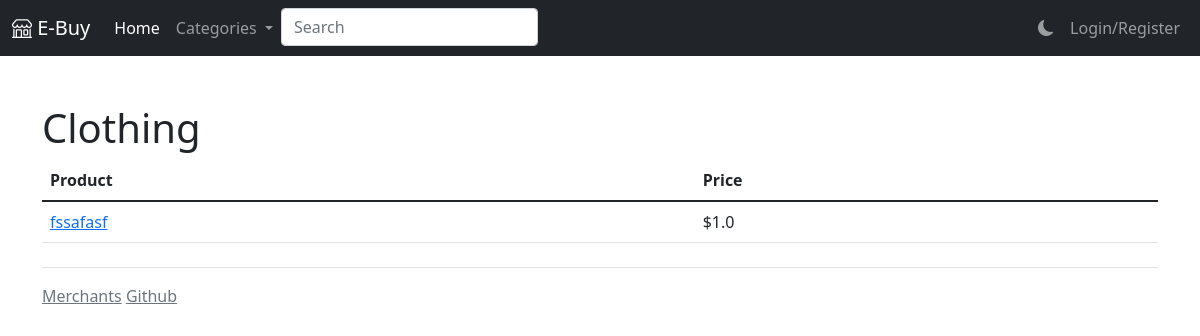
The page /category/1 on the database as committed earlier.
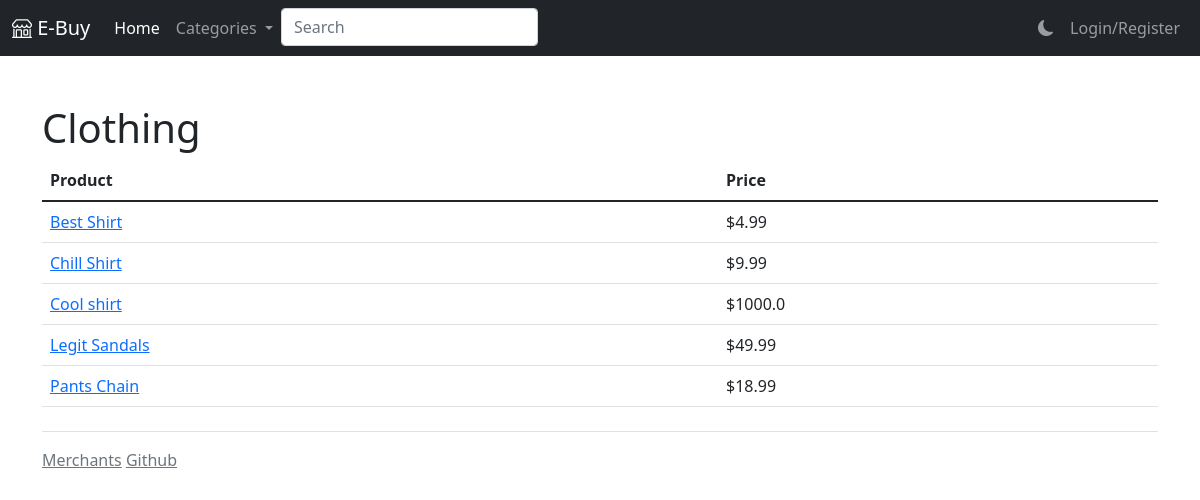
The same page on the database as committed later.
### app/models.py (models this page shows)
class Category(db.Model):
    id = db.Column(db.Integer, primary_key=True)
    name = db.Column(db.String(128))
    products = db.relationship('Product', backref='category', lazy='dynamic')

class Product(db.Model):
    id = db.Column(db.Integer, primary_key=True)
    category_id = db.Column(db.Integer, db.ForeignKey('category.id'))
    merchant_id = db.Column(db.Integer, db.ForeignKey('user.id'))
    name = db.Column(db.String(128))
    price = db.Column(db.Float)
    description = db.Column(db.Text)
    reviews = db.relationship('Review', backref='product', lazy='dynamic')
    images = db.relationship('Image', backref='product')
    orders = db.relationship("OrderRow", back_populates="product")

### app/routes.py (the view)
@webapp.route('/category/<int:category_id>')
def category(category_id):
    categories = Category.query.filter_by(id=category_id)
    if categories.count() == 1:
        category = categories.first()
        return render_template('category.html', category=category, products=category.products.all())
    else:
        return abort(404)

### app/routes.py (called while the page is built)
def add_categories(func):
    def inner(*args, **kwargs):
        return func(*args, **kwargs, categories=get_category_dict())
    return inner

### app/utils.py (called while the page is built)
def get_category_dict():
    return {c.name: c.id for c in Category.query.all()}

### app/templates/category.html (shortened to what this page needs)
{% extends "base.html" %}
{% block main %}
    <h1>{{ category.name }}</h1>
    <table class="table">
        <thead>
        <tr>
            <th scope="col">Product</th>
            <th scope="col">Price</th>
        </tr>
        </thead>
        <tbody>
        {% for product in products %}
            <tr>
                <td><a href="{{ '/product/%s' %product.id }}">{{ product.name }}</a></td>
                <td>${{ product.price }}</td>
            </tr>
        {% endfor %}
        </tbody>
    </table>
{% endblock %}

### app/templates/base.html (shortened to what this page needs)
<!doctype html>
<html lang="en">
<head>
    <link href="https://cdn.jsdelivr.net/npm/bootstrap@5.1.3/dist/css/bootstrap.min.css" rel="stylesheet"
>
    <link rel="stylesheet" type="text/css" href="{{ url_for('static', filename='main.css') }}"/>
    <link rel="stylesheet" href="https://cdn.jsdelivr.net/npm/bootstrap-icons@1.8.1/font/bootstrap-icons.css">
    <link href="https://cdn.jsdelivr.net/npm/bootstrap-dark-5@1.1.3/dist/css/bootstrap-nightshade.min.css"
          rel="stylesheet">
</head>
<body class="bootstrap">
<nav class="navbar navbar-expand-lg navbar-dark bg-dark">
    <div class="container-fluid">
        <a class="navbar-brand" href="/"><i class="bi bi-shop"></i> E-Buy</a>
        <div class="collapse navbar-collapse" id="navbarSupportedContent">
            <ul class="navbar-nav me-auto mb-2 mb-lg-0">
                <li class="nav-item">
                    <a class="nav-link active" aria-current="page" href="/">Home</a>
                </li>
                <li class="nav-item dropdown">
                    <a class="nav-link dropdown-toggle" href="#" id="navbarDropdown" role="button"
                       data-bs-toggle="dropdown" aria-expanded="false">
                        Categories
                    </a>
                </li>
                <li class="nav-item">
                    <form class="d-flex" action="/search" method="GET">
                        {% if query %}
                            <input class="form-control mr-sm-2" type="search" id="q" name="q" placeholder="Search"
                                   aria-label="Search" value="{{ query }}">
                        {% else %}
                            <input class="form-control mr-sm-2" type="search" id="q" name="q" placeholder="Search"
                                   aria-label="Search">
                        {% endif %}
                    </form>
                </li>
            </ul>
            <ul class="nav navbar-nav flex-row justify-content-md-center justify-content-start flex-nowrap">
                <li class="nav-item">
                    <a class="nav-link" href="javascript:toggleColor();"><i id="colorToggle"
                                                                            class="bi bi-moon-fill"></i></a>
                </li>
                <li class="nav-item">
                    {% if current_user.is_authenticated %}
                        <li class="nav-item dropdown">
                            <a class="nav-link dropdown-toggle" href="#" id="navbarDropdown" role="button"
                               data-bs-toggle="dropdown" aria-expanded="false">
                                <i class="bi bi-person-fill"></i>
                            </a>
                            <ul class="dropdown-menu" aria-labelledby="navbarDropdown" style="right: 0; left: auto;">
                                <li><a class="dropdown-item" href="/cart">Shopping Cart</a></li>
                                <li><a class="dropdown-item" href="/account_info">Account Info</a></li>
                                <li><a class="dropdown-item" href="/orders">Orders</a></li>
                                <li>
                                    <hr class="dropdown-divider">
                                </li>
                                <li><a class="dropdown-item" href="/logout">Log Out</a></li>
                            </ul>
                        </li>
                    {% else %}
                        <a class="nav-link" href="/login">Login/Register</a>
                    {% endif %}
                </li>
            </ul>
        </div>
    </div>
</nav>
<div class="container py-4">
    {% block main %}
    {% endblock %}
    <footer class="pt-3 mt-4 text-muted border-top">
        <a href="/merchant/login" class="link-secondary">Merchants</a>
        <a href="https://github.com/NathanCYee/131_project" class="link-secondary">Github</a>
    </footer>
</div>
</body>
</html>

Rows that differ between the two databases and show on the page:
removed Product: name "fssafasf", price "1.0"
added Product: name "Best Shirt", price "4.99"
added Product: name "Chill Shirt", price "9.99"
added Product: name "Cool shirt", price "1000.0"
added Product: name "Legit Sandals", price "49.99"
added Product: name "Pants Chain", price "18.99"
